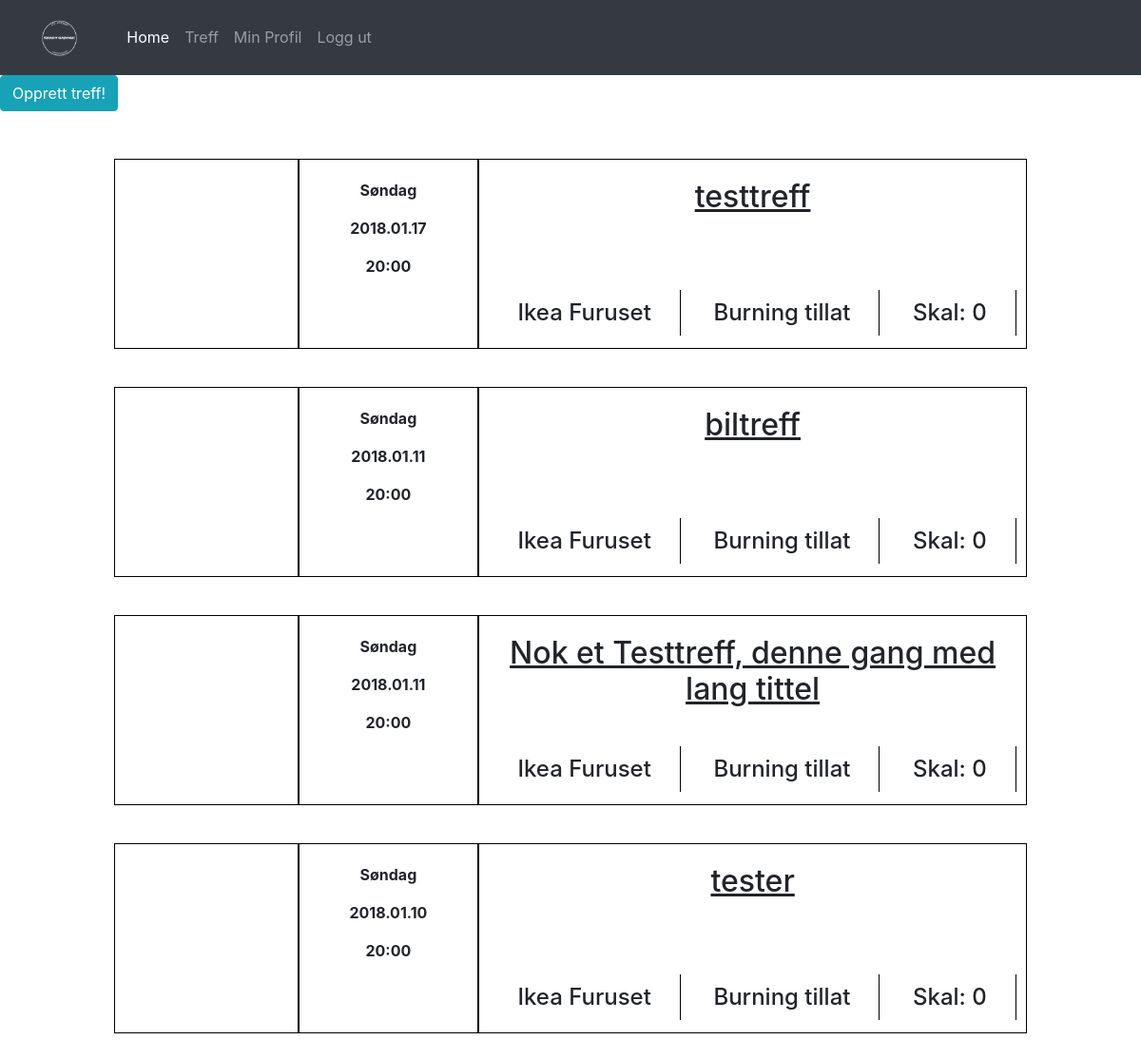
Before: /meets/ (signed in) with the older database file.
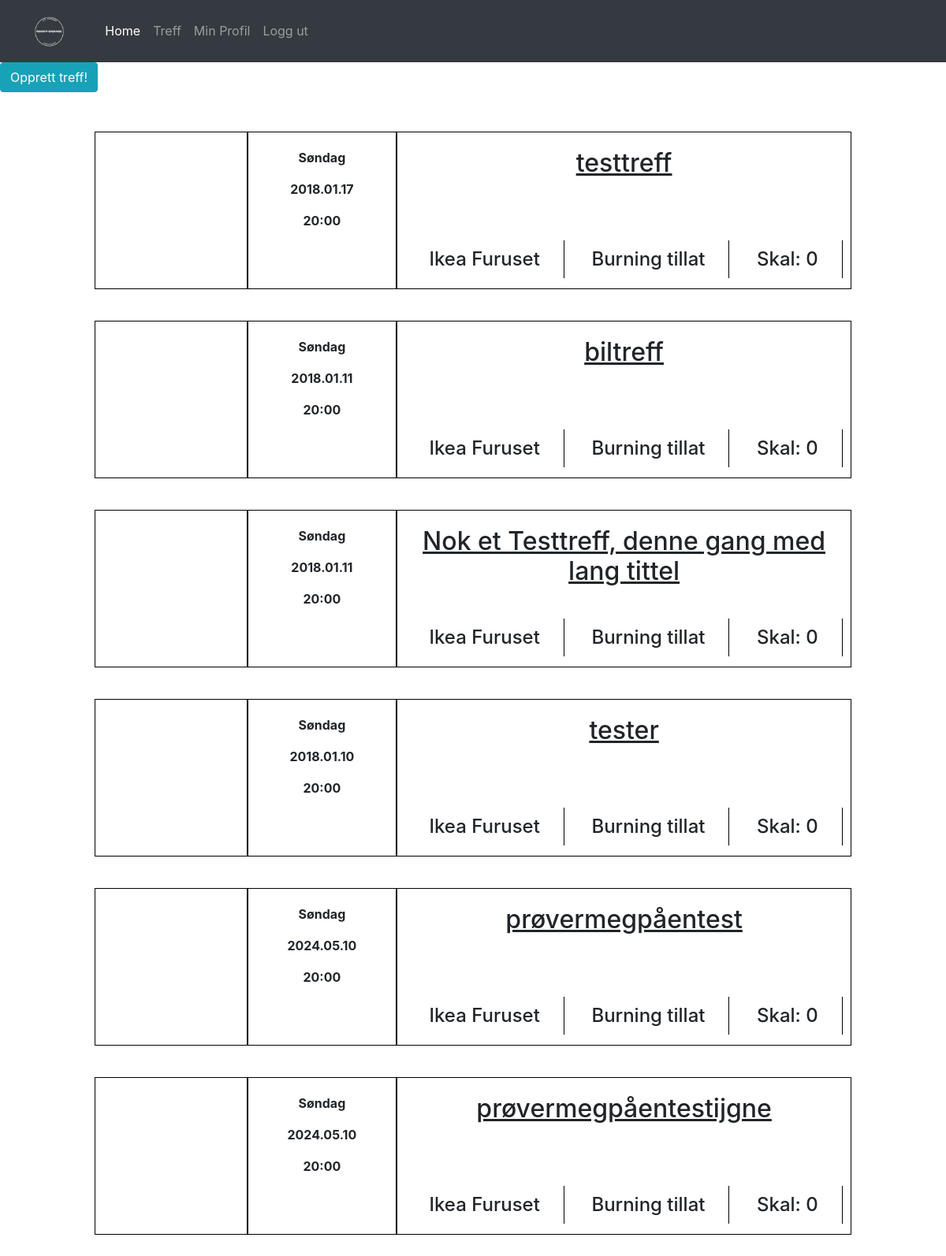
After: the same page with the newer database file.
### meets/models.py (models this page shows, shortened)
class Meet(models.Model):
    meet_name = models.CharField(max_length = 200, unique = True)
    date = models.DateTimeField()
    time = models.TimeField(blank = True, default="19:00:00")
    slug = models.SlugField(allow_unicode = True, unique = True)
    description = models.TextField()
    meet_image = models.ImageField(upload_to = "meets_pic", blank = True, default = "/meets_pic/meet_default.png")
    users_joining = models.ManyToManyField(auth.models.User, blank = True, related_name = "members_joining_meet")

### meets/views.py (the view)
class MeetsListView(ListView):
    template_name = 'meets/meets_list.html'
    model = models.Meet

### meets/templates/meets/meets_list.html (shortened to what this page needs)
{% extends "base.html" %}
{% block body %}
{% if user.is_authenticated %}
<a class="btn btn-info" href="{%url 'meets:create_meet'%}" role="button">Opprett treff! </a>
<div class="meet_list_container">
{% for meet in object_list %}
    <div class="meet_card_container">
      <div class="meet_card_img_container">
      </div><div class="meet_card_time_container">
        <p>Søndag</p>
        <p>{{ meet.date|date:'Y.m.d'}}</p>
        <p>20:00</p>
      </div><div class="meet_card_info_container">
        <h2>{{meet.meet_name}}</h2>
        <div class="meet_card_info">
          <h4>Ikea Furuset</h4>
          <h4>Burning tillat</h4>
          <h4>Skal: {{meet.users_joining.count}}</h4>
        </div>
      </div>
    </div>
{% endfor %}
</div>
{% endif %}
{% endblock %}

### templates/base.html (shortened to what this page needs)
<!DOCTYPE html>
<html>
  <head>
    {% load staticfiles %}
    <link rel="stylesheet" href="{% static 'css/style.css' %}">
    <link rel="stylesheet" href="https://maxcdn.bootstrapcdn.com/bootstrap/4.0.0-beta.2/css/bootstrap.min.css">
  </head>
  <body>
    <nav class="navbar navbar-expand-lg navbar-dark bg-dark">
      <a class="navbar-brand" href="{% url 'home'%}"> <img src="{%static "images/logomidlertidig.png"%}" id="brand-image" alt=""> </a>
      <div class="collapse navbar-collapse" id="navbarNav">
        <ul class="navbar-nav">
          <li class="nav-item active">
            <a class="nav-link" href="{% url 'home'%}">Home <span class="sr-only">(current)</span></a>
          </li>
          <li class="nav-item">
            <a class="nav-link" href="{% url 'meets:meets_list' %}">Treff</a>
          </li>
          {% if user.is_authenticated %}
          <li class="nav-item">
            <a class="nav-link" href="#">Min Profil</a>
          </li>
          <li class="nav-item">
              <a class="nav-link" href="{% url 'accounts:logout' %}">Logg ut</a>
          </li>
          {% endif %}
        </ul>
      </div>
    </nav>
    {% block body %}
    {% endblock %}
  </body>
</html>

### static/css/style.css (style rules this page uses)
* { margin: 0; padding: 0; }
a { text-decoration: none; }
.meet_list_container { text-align: center; padding: 30px 0; }
.meet_card_container { display: inline-block; height: 200px; width: 80%; margin: 20px auto; border: 1px solid black; }
.meet_card_img_container { display: inline-block; width: 20%; height: 100%; }
.meet_card_time_container { display: inline-block; vertical-align: top; padding: 20px 0 0 0; width: 20%; height: 100%; border-left: 2px solid black; border-right: 2px solid black; }
.meet_card_time_container p { display: block; font-weight: bold; }
.meet_card_info_container { display: inline-block; width: 60%; height: 100%; vertical-align: top; }
.meet_card_info_container h2 { display: block; text-decoration: underline; padding-top: 20px; height: 45%; }
.meet_card_info { height: 50%; padding-top: 40px; }
.meet_card_info h4 { display: inline-block; border-right: 1px solid black; padding: 10px 30px; }
#brand-image { height: 52.5px; width: 93.3px; }

Changed rows visible on the page:
added Meet: date "2024.05.10", meet_name "prøvermegpåentest", users_joining.count "0"
added Meet: date "2024.05.10", meet_name "prøvermegpåentestijgne", users_joining.count "0"
